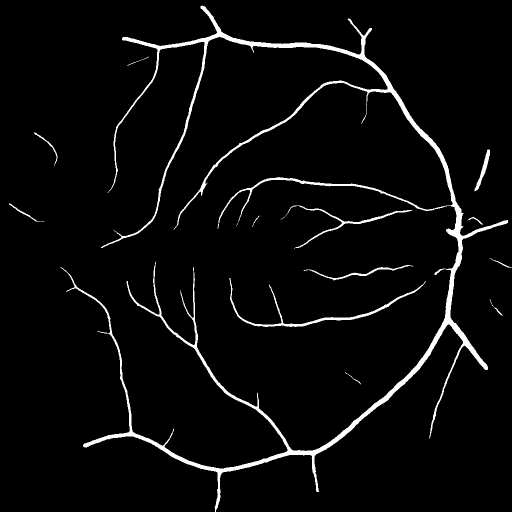
#> input picture G_reco/fundus_sample/reco_tmp/reco_output/01-26-2024_10-34/2317730_21016_0_0_A_10.png, 1024 x 1024 px (shown at 1/2 size); its folder holds 4 pictures in this run
$ python merge_av_masks.py
#> lines starting #> are read from the running program, lines starting #| are printed output that depends on the picture; after the words box and inside, x2 and y2 are one past the last pixel; in counts of white or black regions, pixels touching at a corner belong together
# This script merges the A and V masks into a single mask for each image
# This needs to be done after applying G_reco, to get the proper mask format for vascx

import imageio.v3
import glob
import os
import re
import numpy as np
from pathlib import Path
from collections import defaultdict

input_directory = "/SSD/home/sacha/Programmation/retinalysis_versions/v2/retinalysis/rtnls_vascx/G_reco/fundus_sample/reco_tmp/reco_output/01-26-2024_10-34"  # replace with G_reco's output directory
input_image_list = glob.glob(f"{input_directory}/*.png")
output_directory = "/SSD/home/sacha/Programmation/retinalysis_versions/v2/retinalysis/rtnls_vascx/G_reco/fundus_sample/av_reco"  # replace with new av directory
threshold = 0.5 # threshold for binarization of the masks

# Create the output directory if it doesn't exist
os.makedirs(output_directory, exist_ok=True)

# Sort the list in ascending order by their suffixes
input_image_list.sort(key=lambda f: int(re.findall(r'\d+', os.path.splitext(f)[0])[-1]))
input_image_list = glob.glob(f"{input_directory}/*.png")


# Initialize the dictionary
image_dict = defaultdict(dict)

# Populate the dictionary
for image_path in input_image_list:
    filename = Path(image_path).stem  # Get the filename without extension
    id1, id2, id3, id4, vessel_type, iteration = filename.split('_')  # Split the filename into id, vessel type, and iteration
    if iteration == "10":
        id = '_'.join([id1, id2, id3, id4])  # Concatenate id1, id2, id3, and id4 with "_" in between
        image_dict[id][vessel_type] = image_path


total_images = len(image_dict)


# Merge each pair of images A and V into a new mask
for idx, (id, vessel_dict) in enumerate(image_dict.items(), start=1):
    img_array_A = imageio.v3.imread(vessel_dict['A'])
#> img_array_A is the input picture: shape (1024, 1024); min 0, max 255, mean 9.9
    img_array_A = ((img_array_A >= threshold * 255) * 255).astype(np.uint8)
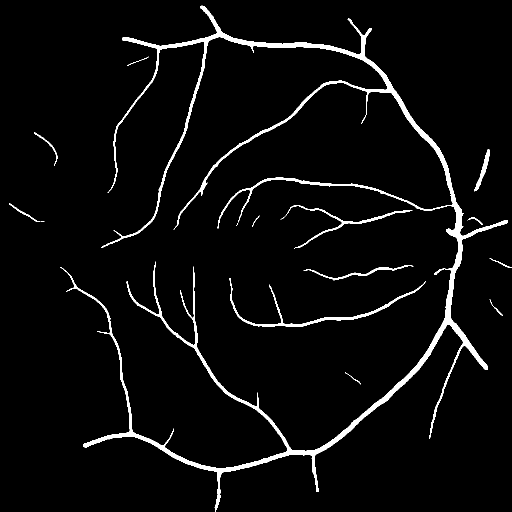
#> img_array_A: shape (1024, 1024) (shown at 1/2 size); 3.9% white; 16 white regions (3 under 20 px), largest, box (x1, y1, x2, y2) and area: (120, 11, 1016, 1024) 34896, (458, 556, 852, 654) 2285, (561, 411, 825, 497) 1268
    img_array_A = np.where(img_array_A != 0, 1, 0)

    img_array_V = imageio.v3.imread(vessel_dict['V'])
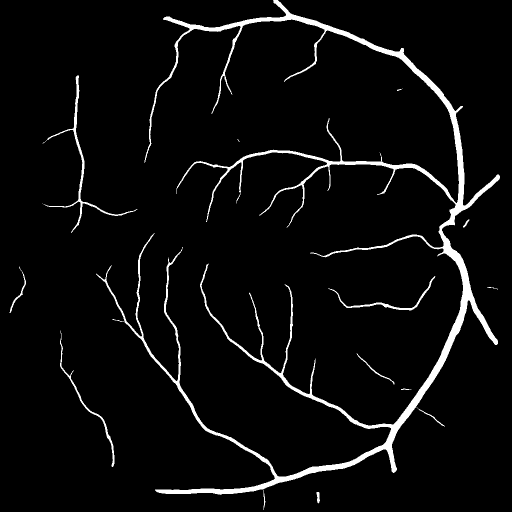
#> input picture G_reco/fundus_sample/reco_tmp/reco_output/01-26-2024_10-34/2317730_21016_0_0_V_10.png, 1024 x 1024 px (shown at 1/2 size)
#> img_array_V is the input picture: shape (1024, 1024); min 0, max 255, mean 11.5
    img_array_V = ((img_array_V >= threshold * 255) * 255).astype(np.uint8)
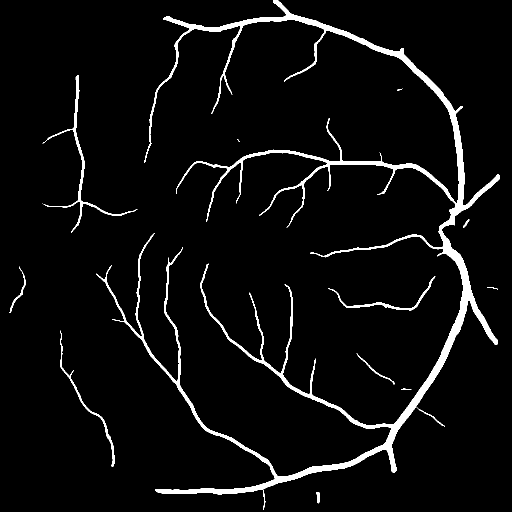
#> img_array_V: shape (1024, 1024) (shown at 1/2 size); 4.5% white; 16 white regions (2 under 20 px), largest, box (x1, y1, x2, y2) and area: (192, 0, 1000, 990) 42047, (85, 150, 275, 466) 2146, (120, 661, 229, 934) 1034
    img_array_V = np.where(img_array_V != 0, 2, 0)

    merged_array = img_array_A + img_array_V
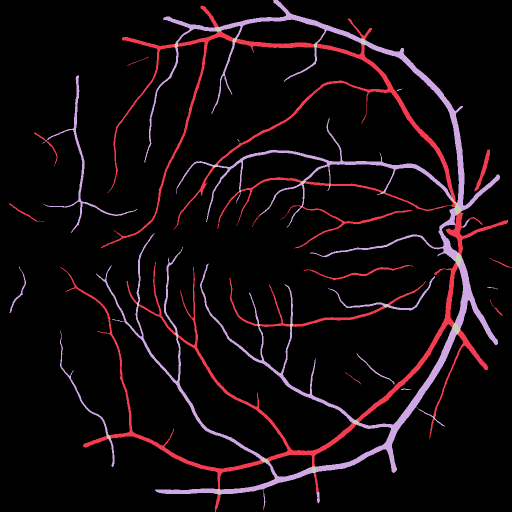
#> merged_array: shape (1024, 1024) int64 (shown at 1/2 size); 4 distinct labels, from 0 to 3; one colour per label, 0 black

    # Convert the merged array to uint8
    merged_array = merged_array.astype(np.uint8)
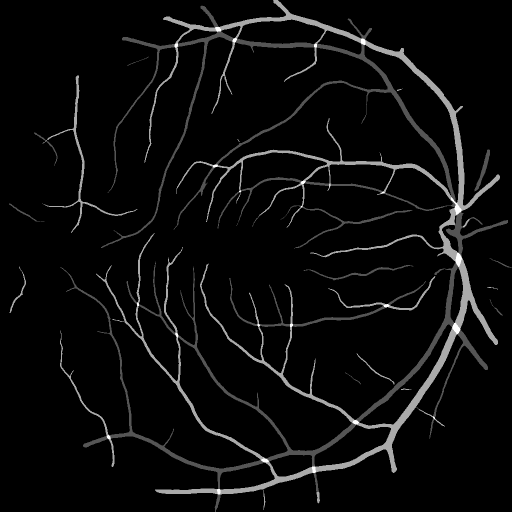
#> merged_array: shape (1024, 1024) (shown at 1/2 size); min 0, max 3, mean 0.129; drawn with min black and max white

    # Save the merged array back to a file
    output_path = os.path.join(output_directory, f"{id}.png")
    imageio.imsave(output_path, merged_array)

    print(f'\rProcessed {idx} of {total_images} images', end='', flush=True)
#> pass 2 of the loop `for idx, (id, vessel_dict) in enumerate(image_dict.items(), start=1):`:
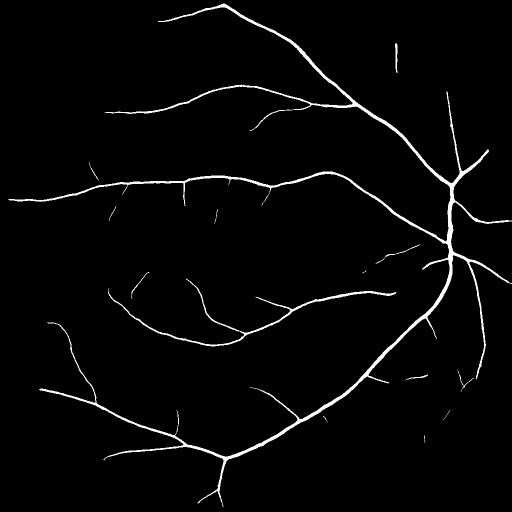
#> input picture G_reco/fundus_sample/reco_tmp/reco_output/01-26-2024_10-34/3301387_21016_0_0_A_10.png, 1024 x 1024 px (shown at 1/2 size)
#> img_array_A is the input picture: shape (1024, 1024); min 0, max 255, mean 6.6
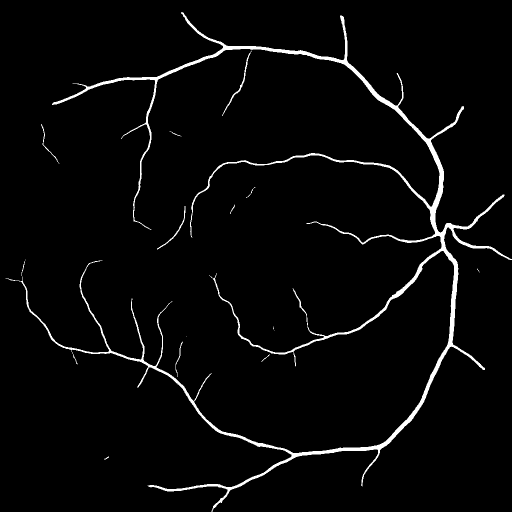
#> input picture G_reco/fundus_sample/reco_tmp/reco_output/01-26-2024_10-34/3301387_21016_0_0_V_10.png, 1024 x 1024 px (shown at 1/2 size)
#> img_array_V is the input picture: shape (1024, 1024); min 0, max 255, mean 7.8
#> `merged_array = merged_array.astype(np.uint8)`:
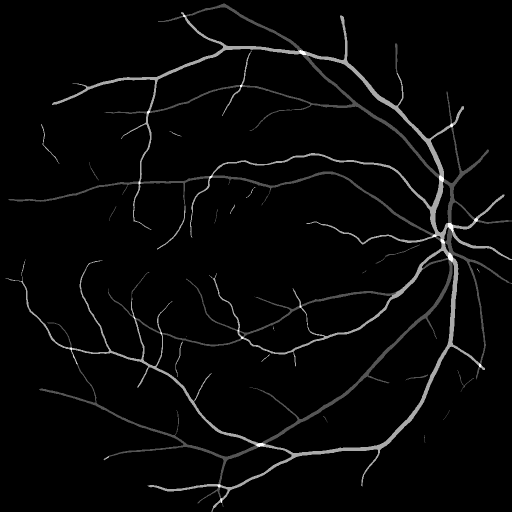
#> merged_array: shape (1024, 1024) (shown at 1/2 size); min 0, max 3, mean 0.0874; drawn with min black and max white
